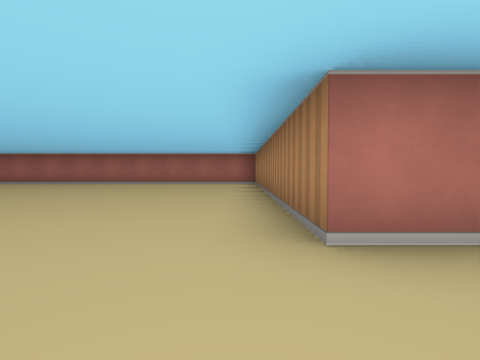
[1] (above)

24 first-person views from a walk through a cub3D maze. The camera is about half as high as the walls, tilts 2° down and sees 85° across. The floor is counted in squares. Each view is taken from the middle of a square. On the plan, view 1 faces up. The plan holds only what a view shows up to about 9 squares ahead; the rest is blank.

[2]
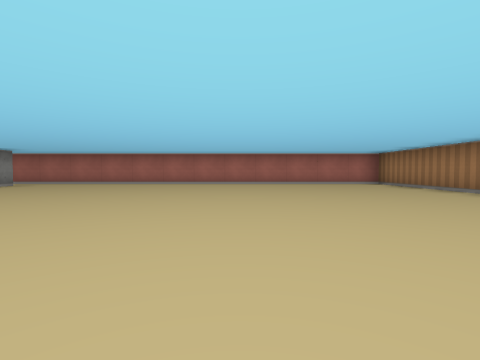

[3]
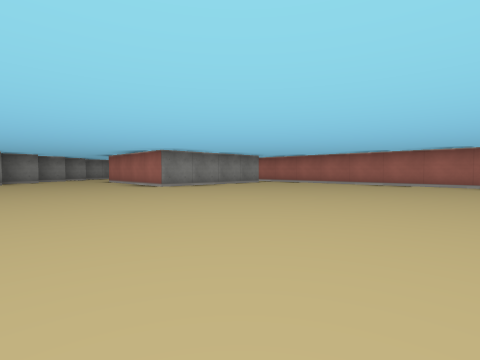

[4]
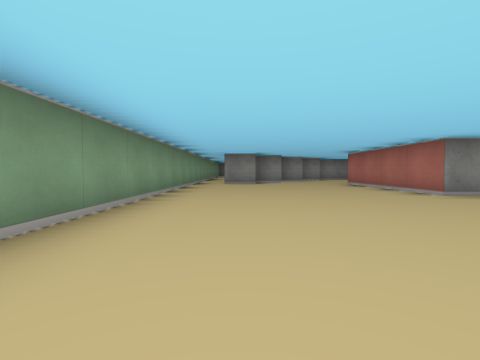

[5]
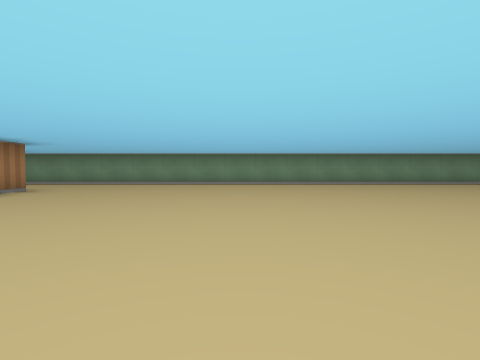

[6]
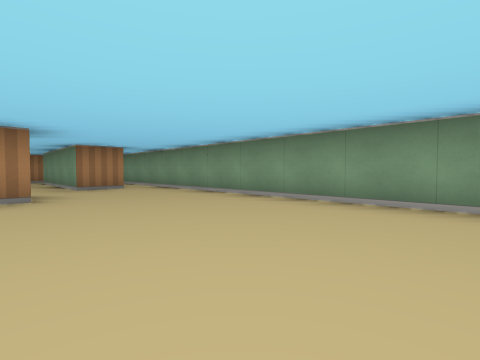

[7]
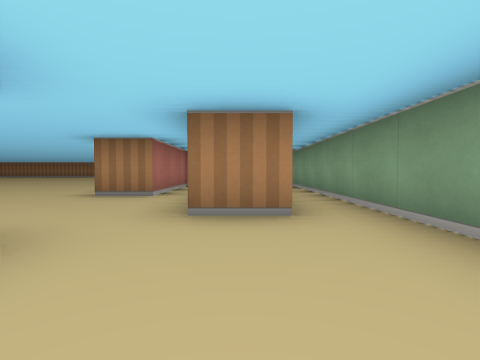

[8]
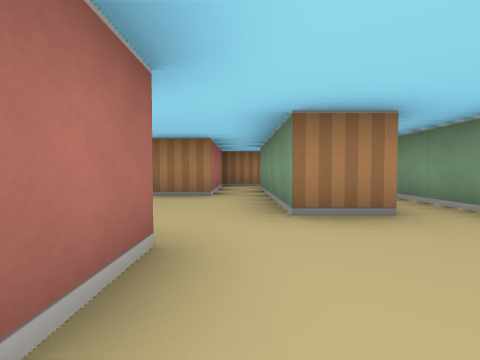

[9]
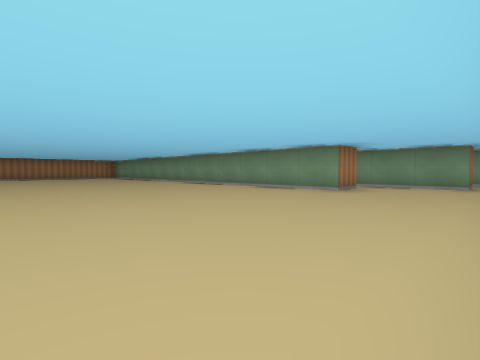

[10]
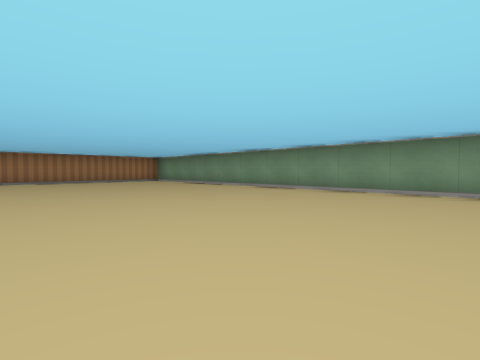

[11]
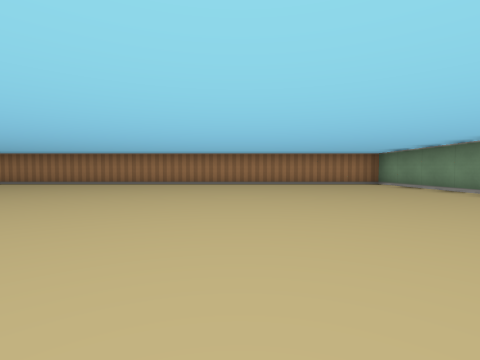

[12]
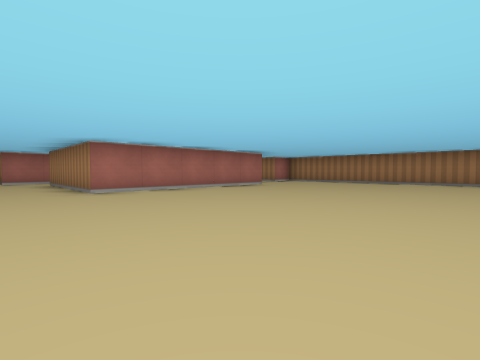

[13]
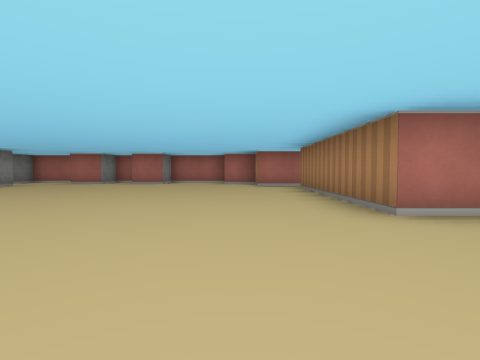

[14]
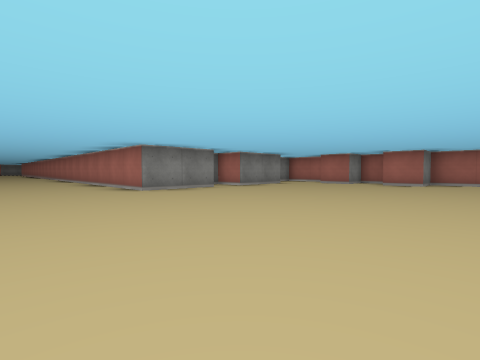

[15]
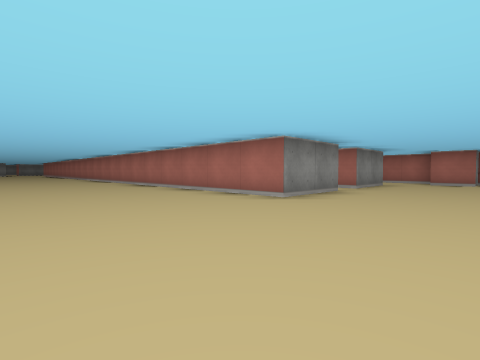

[16]
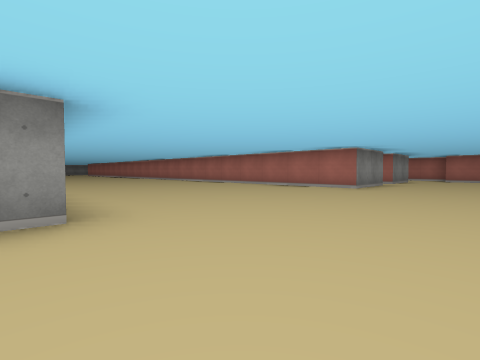

[17]
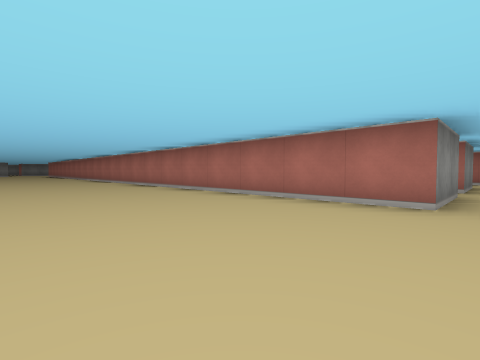

[18]
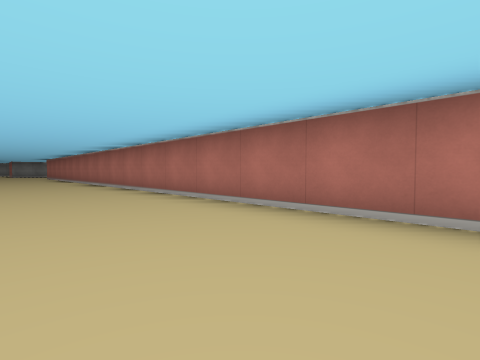

[19]
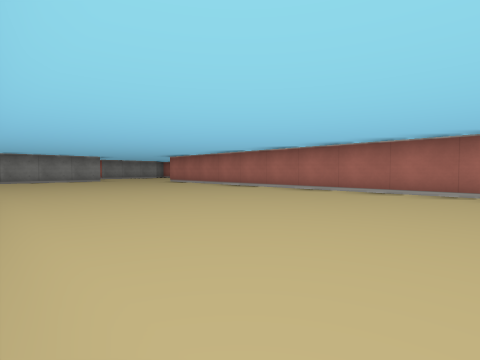

[20]
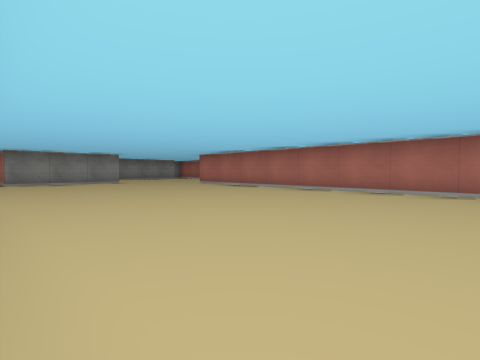

[21]
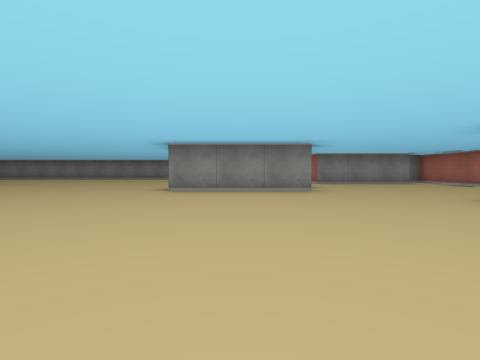

[22]
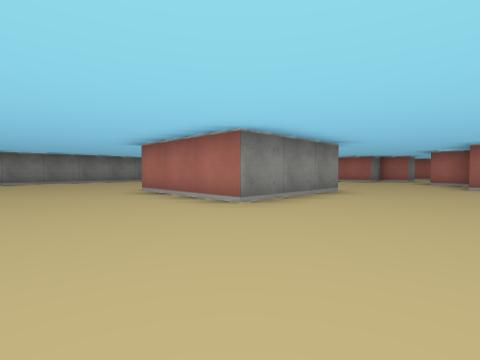

[23]
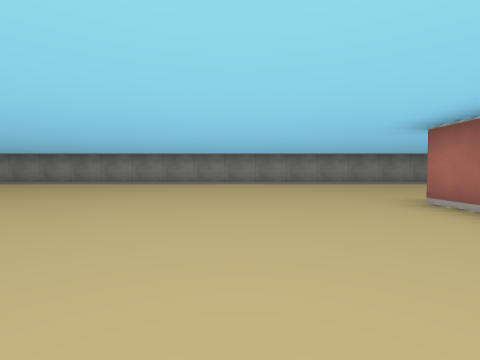

[24]
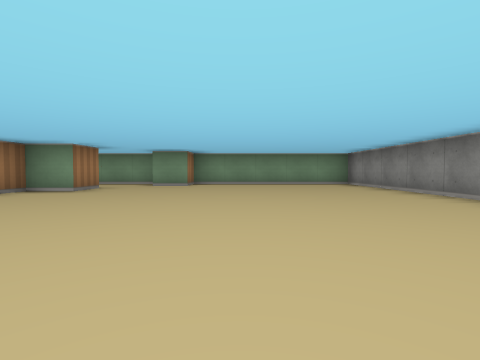

### Floor plan
Ten units are one square. View 1 is at (0, 0); x grows to the right and y downward. Boxes are objects, and circles mark ways between rooms. Rooms are numbered by the first view taken in them; rooms with no view inside come last. Other rooms are left out.
<svg viewBox="-310 -230 490 250">
<path fill="none" stroke="#000" d="M15 -15 5 -15 5 -85 -104 -85M-105 -75 -105 -35 -145 -35M25 6 25 -5M-145 -6 -145 5M-150 15 75 15M15 -96 15 -90M15 -176 15 -155 -205 -155M25 -5 65 -5M15 -205 15 -185M24 -225 14 -225M65 -15 45 -15 45 -25 175 -25 175 -149M42 -225 35 -225 35 -215 25 -215M-206 -175 -215 -175M-225 -136 -225 -105 -255 -105M66 -225 55 -225 55 -215 45 -215M98 -205 85 -205 85 -215 75 -215M-240 -185 -261 -185M-235 -5 -235 -15 -225 -15 -225 -21M-255 -176 -255 -145 -260 -145M145 -155 95 -155 95 -195M-242 15 -224 15M-305 -141 -305 15 -255 15 -255 5 -245 5M75 -4 75 -15 65 -15"/>
<circle cx="20" cy="-10" r="3" fill="#2a7"/>
<circle cx="55" cy="-10" r="3" fill="#2a7"/>
<text x="-50" y="-30">1</text>
<text x="-60" y="-100">2</text>
<text x="70" y="-10">3</text>
</svg>
Room 1 opens to room 2. Room 2 opens to room 3.

Where each view was taken, in squares from view 1:
view 1: 0 up, 0 right, facing up
view 2: 0 up, 4 left, facing up
view 3: 0 up, 4 left, facing up-left
view 4: 0 up, 6 left, facing left
view 5: 7 up, 4 left, facing down
view 6: 2 up, 4 left, facing down-right
view 7: 0 up, 0 right, facing right
view 8: 1 up, 0 right, facing right
view 9: 8 up, 2 right, facing down-right
view 10: 8 up, 7 right, facing down-right
view 11: 7 up, 9 right, facing right
view 12: 10 up, 8 right, facing up-right
view 13: 13 up, 8 right, facing up
view 14: 13 up, 7 right, facing up-left
view 15: 12 up, 4 right, facing up-left
view 16: 9 up, 4 right, facing up-left
view 17: 12 up, 2 right, facing up-left
view 18: 13 up, 4 left, facing up-left
view 19: 10 up, 11 left, facing up-left
view 20: 10 up, 13 left, facing up-left
view 21: 12 up, 17 left, facing left
view 22: 8 up, 20 left, facing up-left
view 23: 8 up, 22 left, facing left
view 24: 7 up, 27 left, facing down
